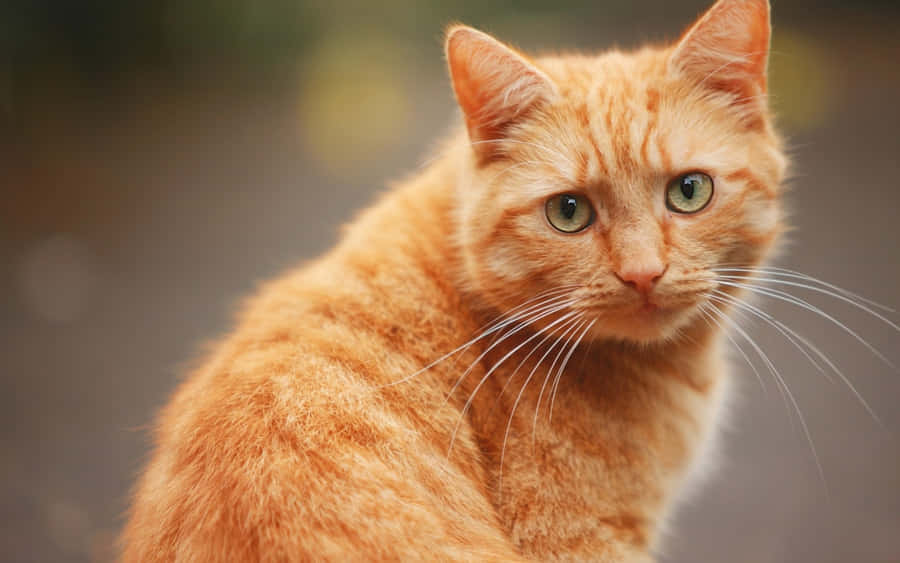
#> input picture Photos/cat.jpg, 900 x 563 px
$ python gradients.py
#> lines starting #> are read from the running program, lines starting #| are printed output that depends on the picture; after the words box and inside, x2 and y2 are one past the last pixel; in counts of white or black regions, pixels touching at a corner belong together
import cv2 as cv

img = cv.imread("../Photos/cat.jpg")
#> img is the input picture: shape (563, 900, 3); mean B, G, R 83.2, 115.9, 153.3
cv.imshow("Cat", img)

gray = cv.cvtColor(img, cv.COLOR_BGR2GRAY)
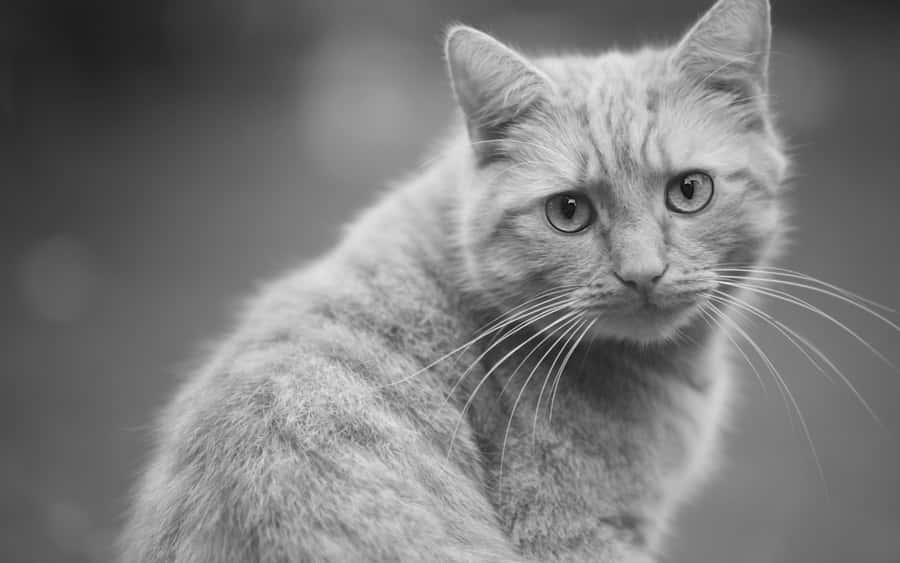
#> gray: shape (563, 900); min 0, max 238, mean 123.4
cv.imshow("Gray Cat", gray)

# laplacian (tiếng việt: đạo hàm bậc 2)
# Laplacian giúp chúng ta phát hiện cạnh trong ảnh.
lap = cv.Laplacian(gray, cv.CV_64F)
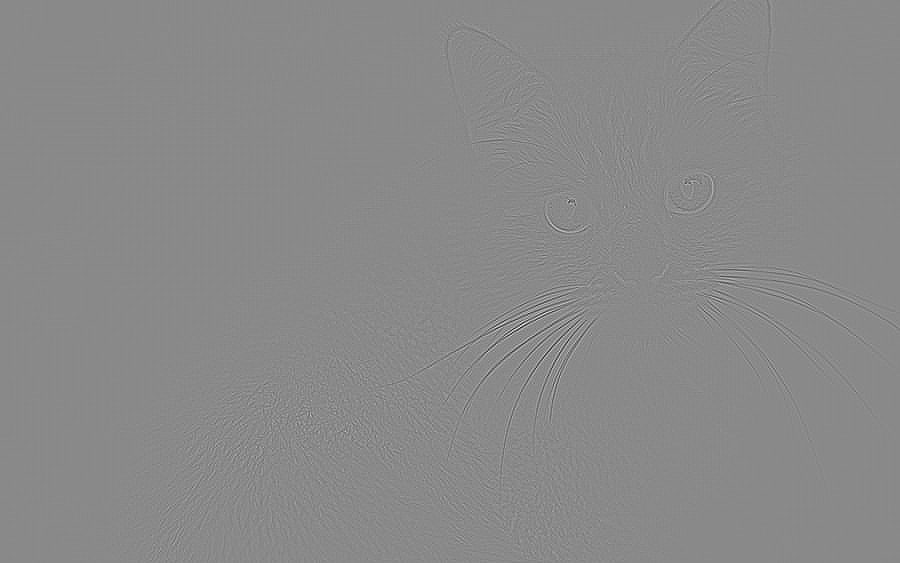
#> lap: shape (563, 900) float64; min -367, max 313, mean 0; drawn with min black and max white
lap = cv.convertScaleAbs(lap)
cv.imshow("Laplacian", lap)

# Sobel (tiếng việt: đạo hàm bậc 1)
# Sobel giúp chúng ta phát hiện cạnh trong ảnh.
sobel_x = cv.Sobel(gray, cv.CV_64F, 1, 0)
sobel_y = cv.Sobel(gray, cv.CV_64F, 0, 1)
combined_sobel = cv.bitwise_or(sobel_x, sobel_y)
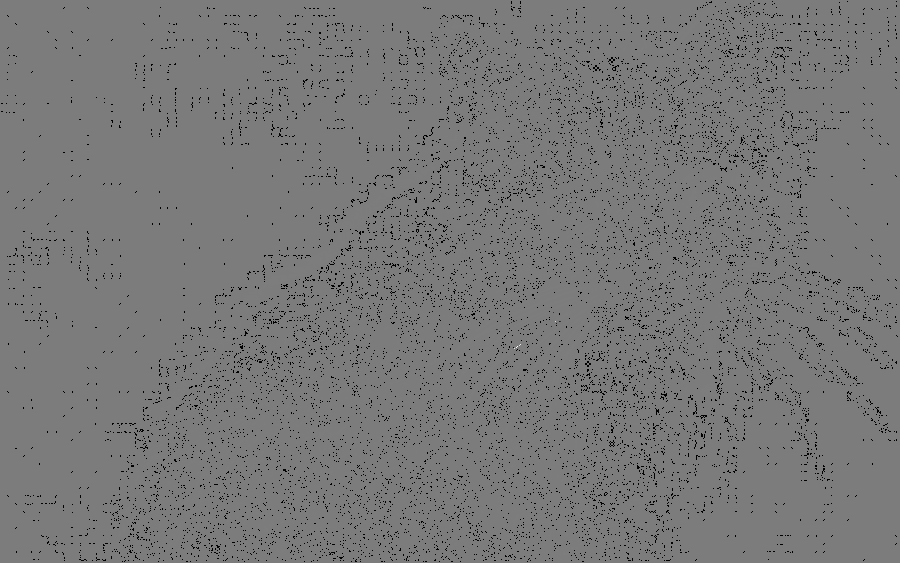
#> combined_sobel: shape (563, 900) float64; 3.19% of the values are NaN or infinite; the others: min -94080, max 98048, mean -35.49; drawn with min black, max white, NaN and infinite black

cv.imshow("Sobel X", sobel_x)
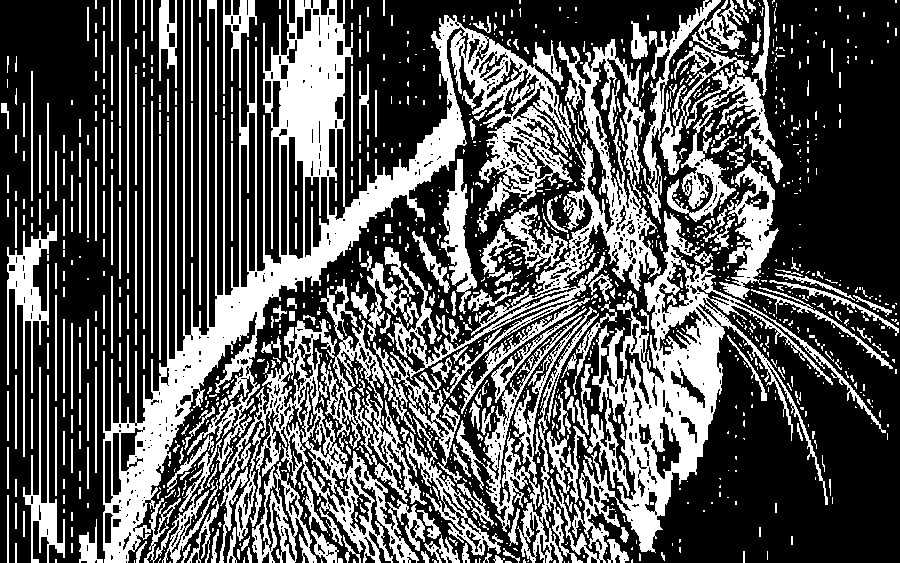
#> window 'Sobel X': shape (563, 900); 34.7% white; 1244 white regions (888 under 20 px), largest, box (x1, y1, x2, y2) and area: (103, 0, 661, 563) 78720, (550, 211, 886, 563) 21943, (456, 307, 597, 532) 5301
cv.imshow("Sobel Y", sobel_y)
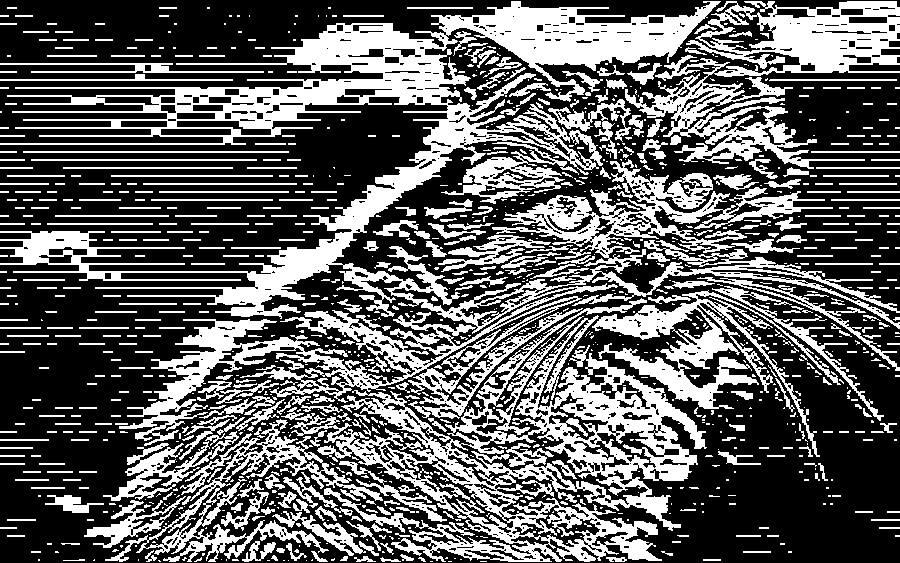
#> window 'Sobel Y': shape (563, 900); 36.9% white; 1163 white regions (680 under 20 px), largest, box (x1, y1, x2, y2) and area: (0, 1, 900, 446) 75148, (281, 298, 707, 562) 31459, (625, 1, 900, 169) 15705
cv.imshow("Combined Sobel", combined_sobel)
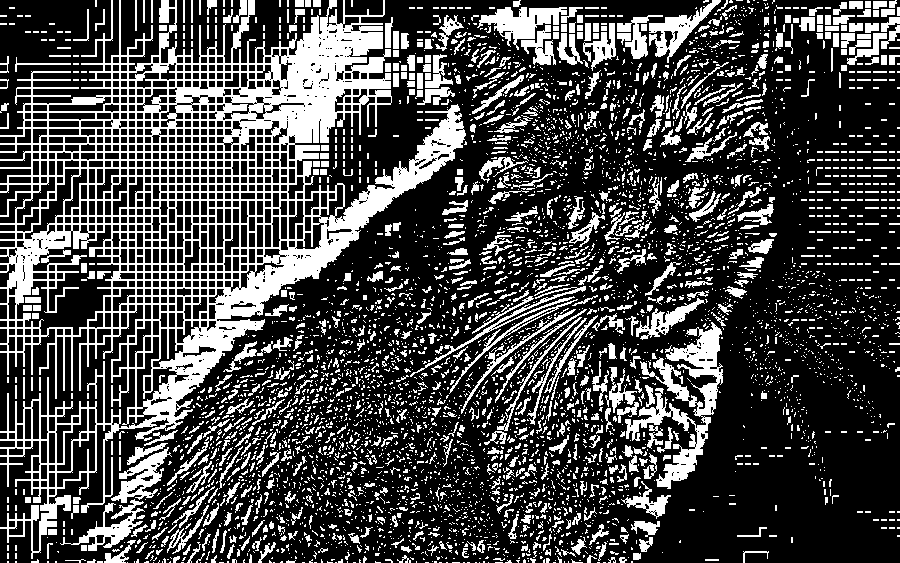
#> window 'Combined Sobel': shape (563, 900); 27.8% white; 4895 white regions (4107 under 20 px), largest, box (x1, y1, x2, y2) and area: (0, 0, 466, 559) 59934, (625, 322, 723, 489) 4976, (477, 7, 567, 50) 1658

# Canny (tiếng việt: cạnh)
canny = cv.Canny(gray, 150, 175)
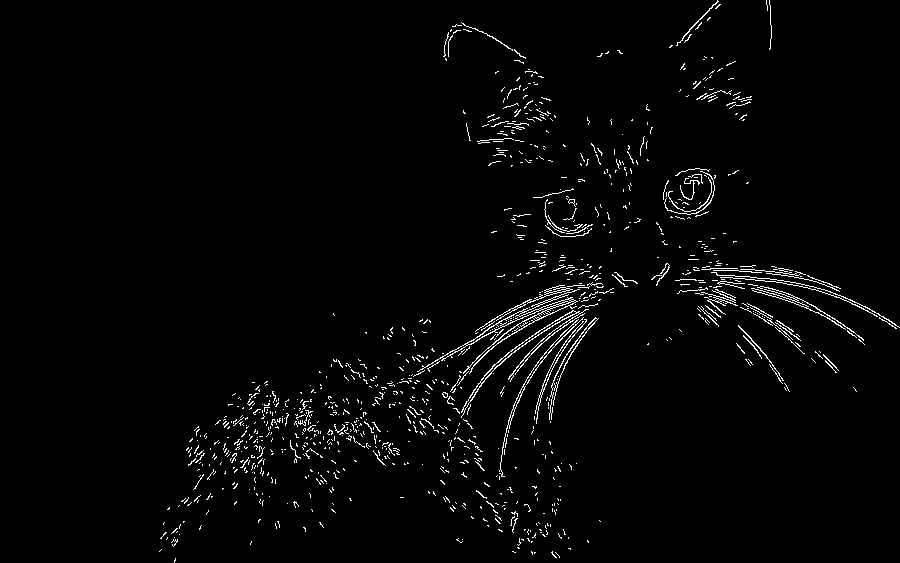
#> canny: shape (563, 900); 2.2% white in thin lines or dots, all inside (x1, y1, x2, y2) = (159, 0, 900, 563)
cv.imshow("Canny", canny)
cv.waitKey(0)

$ run again, with Photos/me_2.jpg copied over Photos/cat.jpg
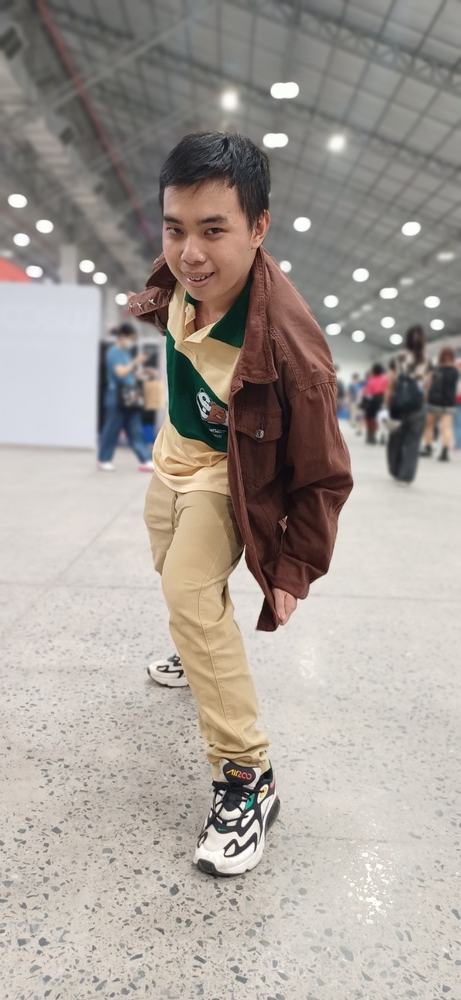
#> input picture Photos/me_2.jpg, 461 x 1000 px, shrunk from 788 x 1710 before the run
#> img is the input picture: shape (1000, 461, 3); mean B, G, R 151.4, 157.7, 165.4
#> `cv.imshow("Sobel X", sobel_x)`:
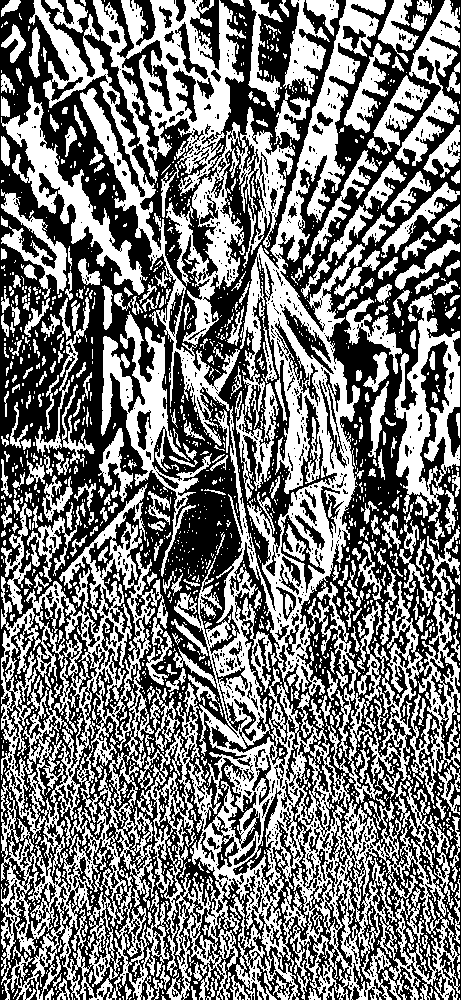
#> window 'Sobel X': shape (1000, 461); 47.4% white; 1667 white regions (1288 under 20 px), largest, box (x1, y1, x2, y2) and area: (1, 0, 460, 1000) 122120, (93, 0, 246, 196) 11362, (101, 311, 212, 577) 6069
#> `canny = cv.Canny(gray, 150, 175)`:
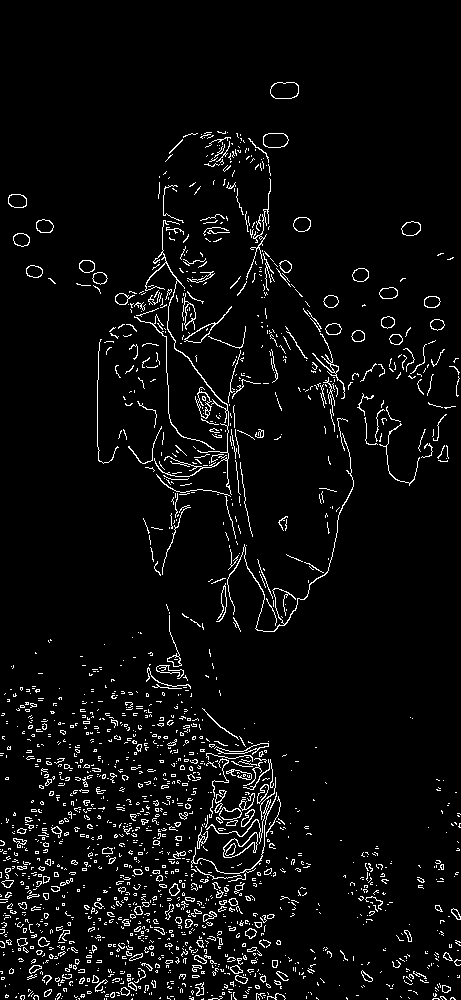
#> canny: shape (1000, 461); 4.7% white in thin lines or dots

$ run again, with Photos/my_class.jpg copied over Photos/cat.jpg
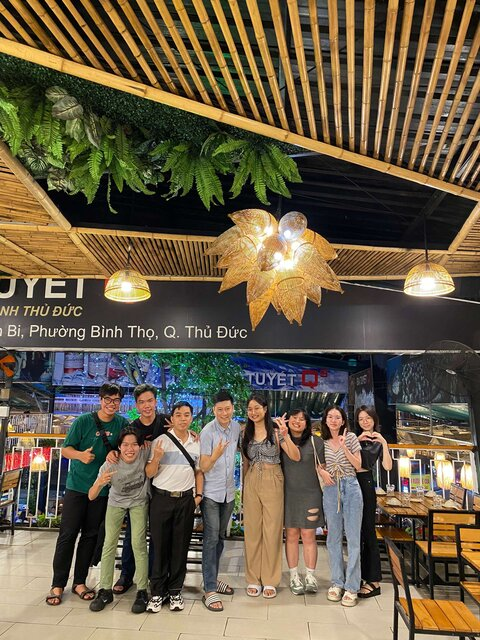
#> input picture Photos/my_class.jpg, 480 x 640 px
#> img is the input picture: shape (640, 480, 3); mean B, G, R 70.9, 93.5, 106.3
#> `cv.imshow("Sobel X", sobel_x)`:
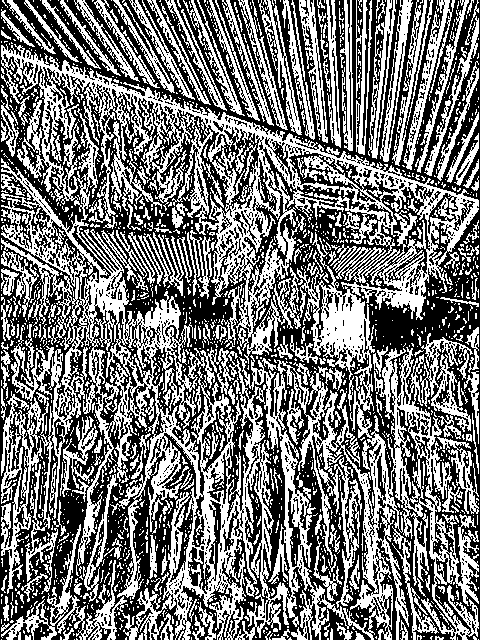
#> window 'Sobel X': shape (640, 480); 46.8% white in thin lines or dots
#> `canny = cv.Canny(gray, 150, 175)`:
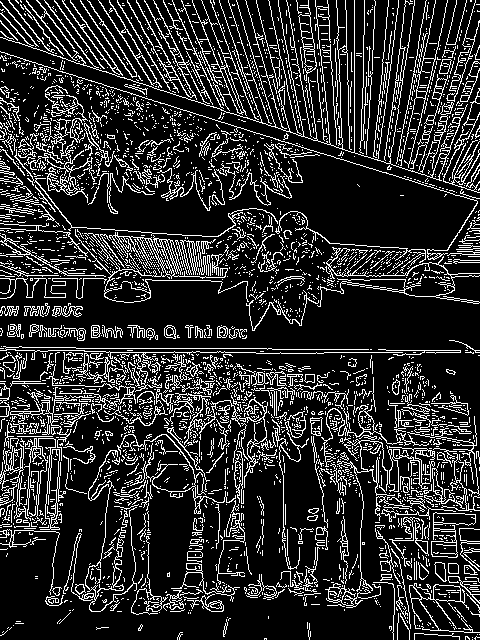
#> canny: shape (640, 480); 17.5% white in thin lines or dots
